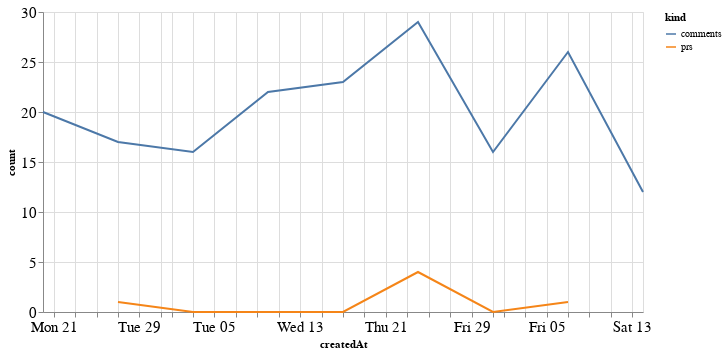

The cell this chart's notebook holds for it:
### Code cell
alt.Chart(total_time, width=600).mark_line().encode(
    x='createdAt',
    y='count',
    color='kind'
)

### Figure 1 — Vega-Lite specification as saved in the notebook (floating-point values rounded to 4 significant figures)
{"config": {"axisLeft": {"labelFontSize": 15}, "axisBottom": {"labelFontSize": 15}}, "data": {"name": "data-14a2d735ab48957c90fa4e3e66886acb"}, "mark": "line", "encoding": {"color": {"type": "nominal", "field": "kind"}, "x": {"type": "temporal", "field": "createdAt"}, "y": {"type": "quantitative", "field": "count"}}, "width": 600, "$schema": "https://vega.github.io/schema/vega-lite/v4.8.1.json", "datasets": {"data-14a2d735ab48957c90fa4e3e66886acb": [{"createdAt": "2020-12-27T00:00:00", "kind": "prs", "count": 1.0}, {"createdAt": "2021-01-03T00:00:00", "kind": "prs", "count": 0.0}, {"createdAt": "2021-01-10T00:00:00", "kind": "prs", "count": 0.0}, {"createdAt": "2021-01-17T00:00:00", "kind": "prs", "count": 0.0}, {"createdAt": "2021-01-24T00:00:00", "kind": "prs", "count": 4.0}, {"createdAt": "2021-01-31T00:00:00", "kind": "prs", "count": 0.0}, {"createdAt": "2021-02-07T00:00:00", "kind": "prs", "count": 1.0}, {"createdAt": "2020-12-20T00:00:00", "kind": "prs", "count": null}, {"createdAt": "2021-02-14T00:00:00", "kind": "prs", "count": null}, {"createdAt": "2020-12-27T00:00:00", "kind": "comments", "count": 17.0}, {"createdAt": "2021-01-03T00:00:00", "kind": "comments", "count": 16.0}, {"createdAt": "2021-01-10T00:00:00", "kind": "comments", "count": 22.0}, {"createdAt": "2021-01-17T00:00:00", "kind": "comments", "count": 23.0}, {"createdAt": "2021-01-24T00:00:00", "kind": "comments", "count": 29.0}, {"createdAt": "2021-01-31T00:00:00", "kind": "comments", "count": 16.0}, {"createdAt": "2021-02-07T00:00:00", "kind": "comments", "count": 26.0}, {"createdAt": "2020-12-20T00:00:00", "kind": "comments", "count": 20.0}, {"createdAt": "2021-02-14T00:00:00", "kind": "comments", "count": 12.0}]}}
